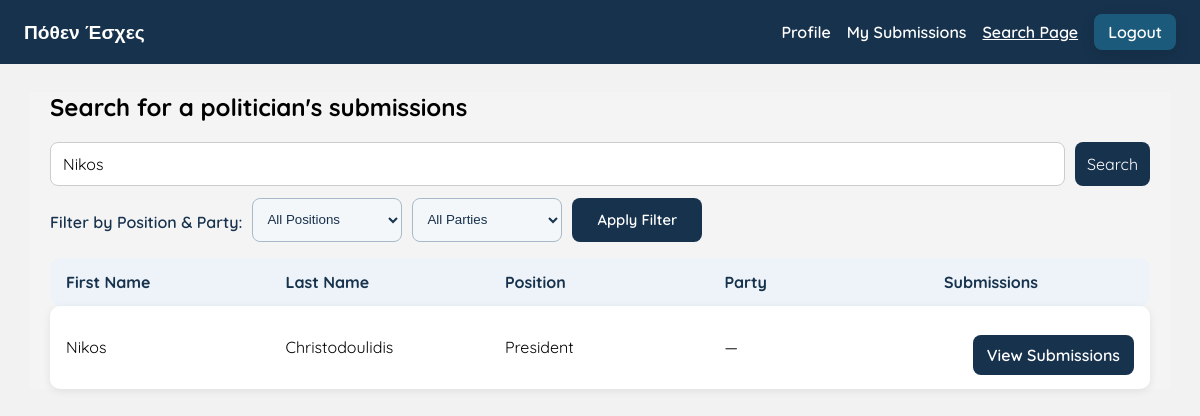
Screenshot of /Search/Search.php?keyword=Nikos (signed in) with the database file from the repository.
### tables this page shows
CREATE TABLE users (
                       user_id int AUTO_INCREMENT PRIMARY KEY,
                       first_name varchar(20),
                       last_name varchar(20),
                       email varchar(100) unique,
                       Phone varchar(8) unique,
                       created_at timestamp default current_timestamp,
                       position_id int DEFAULT '999',  
                       party_id int NULL,
                       role enum('Admin' , 'User', 'Politician'),
                       profile_picture varchar(255) NOT NULL DEFAULT '../Assets/media/profile_placeholder.png',
                       foreign key (position_id) references positions(position_id),
                       foreign key (party_id) references parties(party_id) ON DELETE SET NULL);

CREATE TABLE positions(
                          position_id int PRIMARY KEY,
                          position_name varchar(100));

### Search/Search.php (the view, shortened to what this page needs)
<?php
require_once "../Include/db.php";
$errors = [];
$results = [];
$keyword = trim($_GET['keyword'] ?? '');
if ($_SERVER["REQUEST_METHOD"] === "GET") {
    if (empty($errors)) {
        $sql = "
            SELECT DISTINCT users.user_id, users.first_name, users.last_name, users.position_id, positions.position_name AS position, parties.party_acronym AS party
            FROM users
            JOIN positions ON users.position_id = positions.position_id
            LEFT JOIN parties ON users.party_id = parties.party_id
            WHERE users.role = 'Politician'
        ";
        $params = [];
        if ($keyword !== '') {
            $sql .= "\n AND (users.first_name LIKE :keyword_first OR users.last_name LIKE :keyword_last OR positions.position_name LIKE :keyword_position OR parties.party_acronym LIKE :keyword_party)";
            $params['keyword_first'] = '%' . $keyword . '%';
            $params['keyword_last'] = '%' . $keyword . '%';
            $params['keyword_position'] = '%' . $keyword . '%';
            $params['keyword_party'] = '%' . $keyword . '%';
        }
        $sql .= "\n ORDER BY users.position_id ASC, users.last_name ASC, users.first_name ASC";
        $stmt = $pdo->prepare($sql);
        $stmt->execute($params);
        $results = $stmt->fetchAll(PDO::FETCH_ASSOC);
    }
}
$search_css_version = @filemtime(__DIR__ . '/../Assets/css/searchpage.css') ?: time();
$navbar_css_version = @filemtime(__DIR__ . '/../Assets/css/navbar-sticky.css') ?: time();
?>
<?php require_once "../Include/header.php"; ?>
<head>
    <link rel="stylesheet" href="../Assets/css/navbar-sticky.css?v=<?php echo $navbar_css_version; ?>">
    <link rel="stylesheet" href="../Assets/css/searchpage.css?v=<?php echo $search_css_version; ?>">
</head>
<body id="search-page" class="search-page">
    <?php require_once "../Include/dashboard_navbar.php"; ?>
    <main class="main-content">
        <section class="page-header">
            <h1>Search for a politician's submissions</h1>
        </section>
        <section class="search-section">
            <form method="GET" action="" class="search-form">
                <input
                    type="text"
                    name="keyword"
                    placeholder="Search politicians"
                    value="<?php echo htmlspecialchars($keyword); ?>"
                >
                <button type="submit">Search</button>
            </form>
        <form method="GET" action="" class="position-filter-form">
            <label for="position">Filter by Position & Party:</label>
                <select name="position" id="position">
                    <option value="">All Positions</option>
                </select>
                <select name="party" id="party">
                    <option value="">All Parties</option>
                </select>
                <button type="submit" class="filter-btn">Apply Filter</button>
        </form>
            <?php if ($_SERVER["REQUEST_METHOD"] === "GET" && empty($errors)): ?>
                <div class="search-results">
                    <?php if (!empty($results)): ?>
                        <div class="result-header">
                            <div class="result-cell">First Name</div>
                            <div class="result-cell">Last Name</div>
                            <div class="result-cell">Position</div>
                            <div class="result-cell">Party</div>
                            <div class="result-cell">Submissions</div>
                        </div>
                        <?php foreach ($results as $row): ?>
                            <div class="result-row">
                                <div class="result-cell"><?php echo htmlspecialchars($row['first_name']); ?></div>
                                <div class="result-cell"><?php echo htmlspecialchars($row['last_name']); ?></div>
                                <div class="result-cell"><?php echo htmlspecialchars($row['position']); ?></div>
                                <div class="result-cell"><?php echo htmlspecialchars($row['party'] ?: '—'); ?></div>
                                <div class="result-actions">
                                    <form method="POST" action="../Submit/submissions.php" style="display:inline;">
                                        <button type="submit" class="view-btn">View Submissions</button>
                                    </form>
                                </div>
                            </div>
                        <?php endforeach; ?>
                    <?php else: ?>
                        <p class="no-results">Δε βρέθηκαν αποτελέσματα.</p>
                    <?php endif; ?>
                </div>
            <?php endif; ?>
        </section>
    </main>
</body>

### Assets/mainstyle/global.css (style rules this page uses)
body { margin: 0; font-family: "Quicksand", sans-serif; background-color: #f2f2f2; display: flex; justify-content: center; align-items: center; height: 100vh; }
form { display: flex; flex-direction: column; }
label { margin-top: 10px; margin-bottom: 5px; font-family: "Quicksand", sans-serif; font-weight: bold; }
input { padding: 8px; border-radius: 5px; border: 1px solid #ccc; font-family: "Quicksand", sans-serif; }
button { margin-top: 15px; padding: 10px; border: none; border-radius: 5px; background-color: #17324d; color: white; font-family: "Quicksand", sans-serif; font-size: 16px; cursor: pointer; }
.main-content { flex: 1; padding: 40px; background-color: #f4f4f4; }

### Assets/css/searchpage.css (style rules this page uses)
#search-page { display: block; justify-content: initial; align-items: initial; height: auto; }
#search-page .main-content { max-width: 1100px; margin: 28px auto !important; padding: 0 20px !important; }
#search-page .search-form { display: grid; grid-template-columns: minmax(0, 1fr) auto; gap: 10px; width: 100%; }
#search-page .search-form input { width: 100%; min-width: 0; box-sizing: border-box; }
#search-page .search-form button { white-space: nowrap; box-sizing: border-box; }
#search-page .search-form input, #search-page .search-form button { height: 44px; border-radius: 8px; font-size: 1rem; padding: 0 12px; }
#search-page .search-form button { background: #17324d; color: white; border: none; cursor: pointer; margin: 0; }
#search-page .position-filter-form { display: flex; align-items: center; gap: 10px; margin: 12px 0 16px; flex-wrap: nowrap; flex-direction: row; }
#search-page .position-filter-form label { font-weight: 600; color: #17324d; }
#search-page .position-filter-form select { height: 44px; width: 150px; max-width: 150px; border-radius: 8px; border: 1px solid #a8bac9; padding: 0 10px; background: #f4f7fa; color: #17324d; }
#search-page .position-filter-form .filter-btn { height: 44px; min-width: 130px; padding: 0 14px; border: none; border-radius: 8px; background: #17324d; color: #fff; font-size: 0.92rem; font-weight: 600; cursor: pointer; margin-top: 0; align-self: center; }
#search-page .result-header, #search-page .result-row { background: #fff; border-radius: 10px; padding: 14px 16px; box-shadow: 0 2px 8px rgba(0,0,0,0.08); }
#search-page .result-header, #search-page .result-row { display: grid; grid-template-columns: minmax(140px, 1fr) minmax(140px, 1fr) minmax(150px, 1fr) minmax(120px, 1fr) 190px; gap: 14px; align-items: center; }
#search-page .result-header { background: #edf3f8; box-shadow: none; font-weight: 700; color: #17324d; }
#search-page .result-row { background: #fff; }
#search-page .result-cell { min-width: 0; overflow: hidden; text-overflow: ellipsis; white-space: nowrap; }
#search-page .result-actions { display: flex; justify-content: flex-end; }
#search-page .view-btn { display: inline-flex; align-items: center; justify-content: center; width: 100%; min-height: 40px; padding: 0 14px; border-radius: 8px; background: #17324d; color: #fff; text-decoration: none; font-weight: 600; white-space: nowrap; }

### rows the page displays
users: first_name "Nikos", last_name "Christodoulidis", position.position_name "President", party "—"
